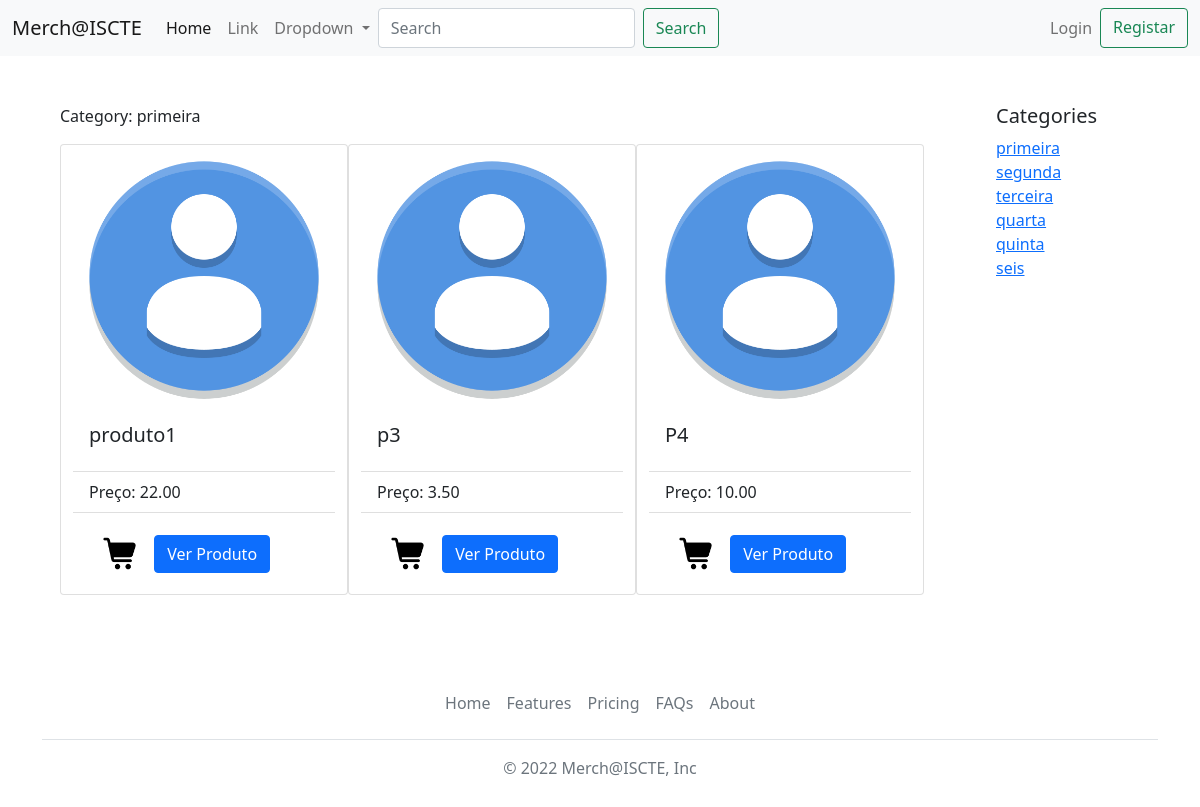
/loja/detalhe_categoria/1, run on an earlier commit of the app's database.
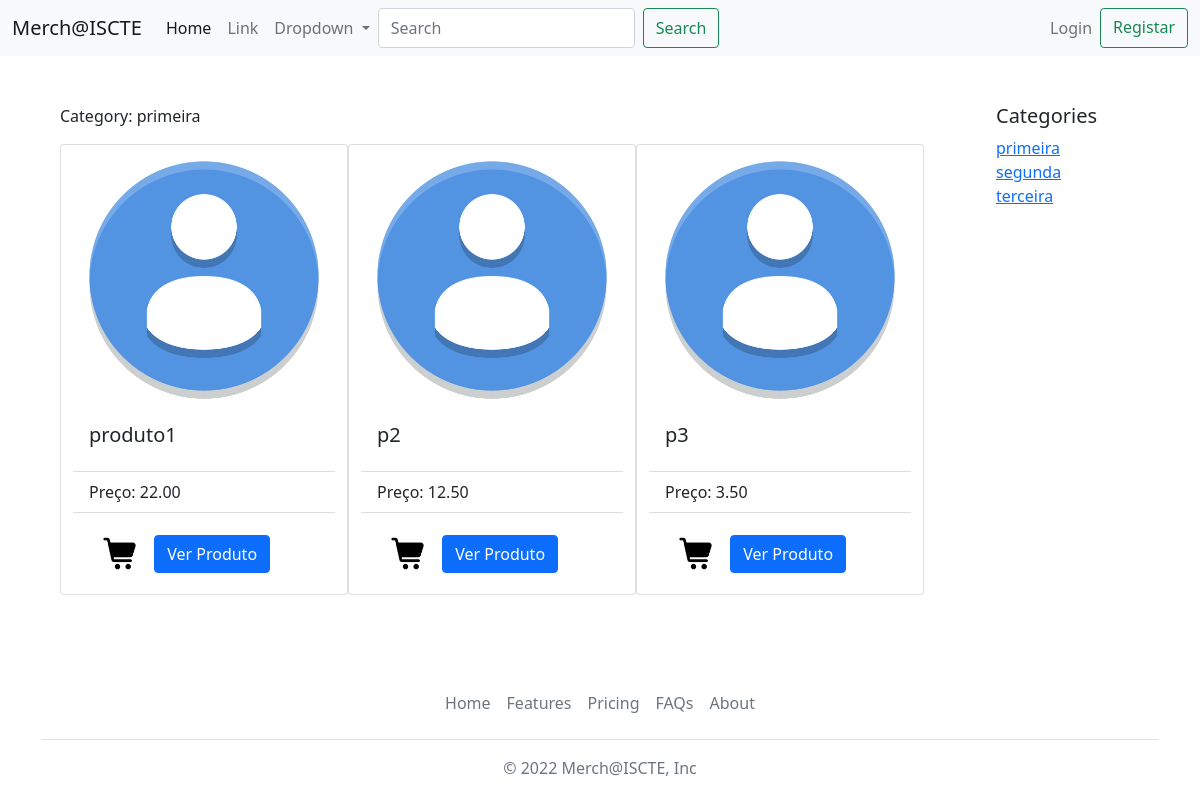
And on a later commit of the database.
### loja/models.py (models this page shows, shortened)
class Produto(models.Model):
    produto_nome = models.CharField(max_length=50)
    produto_texto = models.CharField(max_length=200)
    preco_data = models.DecimalField(default=0.0, decimal_places=2, max_digits=5)
    categoria = models.ForeignKey(Categoria, blank=True, null=True, on_delete=models.RESTRICT)
    foto = models.CharField(max_length=100, default='/static/media/avatardefault.png')

class Categoria(models.Model):
    categoria_nome = models.CharField(max_length=100)
    foto = models.CharField(max_length=100, default='/static/media/computer.png')

### loja/views.py (the view)
# urls.py: path('detalhe_categoria/<int:categoria_id>', views.detalhe_categoria, name='detalhe_categoria'),
def detalhe_categoria(request, categoria_id):
    categoria = get_object_or_404(Categoria, pk=categoria_id)
    lista_categoria = Categoria.objects.all()
    lista_produto = []
    for p in Produto.objects.all():
        if p.categoria_id == categoria_id:
            lista_produto.append(p)
    context = {'lista_produto': lista_produto, 'categoria': categoria, 'lista_categoria': lista_categoria}
    return render(request, 'loja/detalhe_categoria.html', context)

### loja/templates/loja/detalhe_categoria.html (shortened to what this page needs)
{% extends "loja/index.html" %}
{% block blocobody %}
<div class="container-fluid d-md-flex align-items-stretch">
    <div id="content" class="p-4 p-md-5 pt-5">
        <p>Category: {{ categoria.categoria_nome }}</p>
        <div class="row justify-content-center" style="margin-left:0px;margin-right:0px;">
            {% if lista_produto %}
            {% for produto in lista_produto %}
            <div class="card" style="width: 18rem;">
                <img src="{{ produto.foto }}" class="card-img-top" alt="...">
                <div class="card-body">
                    <h5 class="card-title">{{ produto.produto_nome }}</h5>
                </div>
                <ul class="list-group list-group-flush">
                    <li class="list-group-item">Preço: {{ produto.preco_data }}</li>
                </ul>
                <div class="card-body">
                    <a href="{% url 'loja:adicionar_carrinho' produto.id %}" class="btn ">
                        <img width="35" height="35" src="{{'/static/media/shoppingcart.png'}}">
                    </a>
                    <button type="button" class="btn btn-primary" data-bs-toggle="modal"
                            data-bs-target="#staticBackdrop">
                        Ver Produto
                    </button>
                </div>
            </div>
            {% endfor %}
            {% else %}
            {% if not request.user.is_superuser %}
            <p>Não há produtos disponíveis.</p>
            {% endif %}
            {% endif %}
        </div>
    </div>
    <nav id="sidebar">
        <div class="p-4 pt-5">
            <h5>Categories</h5>
            {% if lista_categoria %}
            <ul class="list-unstyled components mb-5">
                {% for categoria in lista_categoria %}
                <li>
                    <a href="{% url 'loja:detalhe_categoria' categoria.id %}">{{ categoria.categoria_nome }}</a>
                </li>
                {% endfor %}
            </ul>
            {% else %}
            <p>Não há categorias disponíveis.</p>
            {% endif %}
        </div>
    </nav>
</div>
{% endblock %}

What changed in the data, as far as the page shows it:
removed Produto: foto (placeholder picture), produto_nome "P4", preco_data "10.00"
removed Categoria: categoria_nome "quarta"
removed Categoria: categoria_nome "quinta"
removed Categoria: categoria_nome "seis"
added Produto: foto (placeholder picture), produto_nome "p2", preco_data "12.50"
